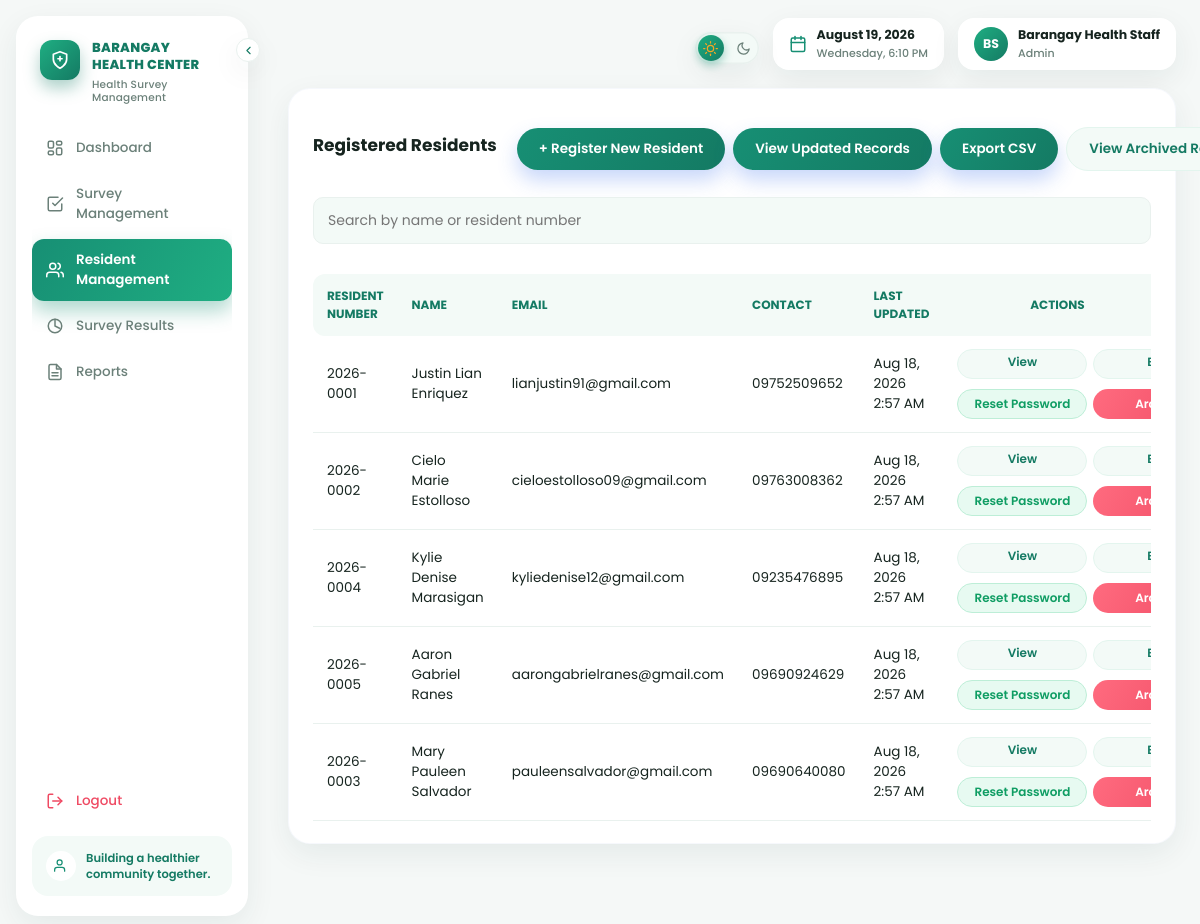
The app's page /staff/resident_management.php (signed in) with its own data.
### tables this page shows
CREATE TABLE IF NOT EXISTS residents (

    resident_id INT AUTO_INCREMENT PRIMARY KEY,

    resident_number VARCHAR(20) NOT NULL UNIQUE,

    first_name VARCHAR(50) NOT NULL,

    last_name VARCHAR(50) NOT NULL,

    middle_name VARCHAR(50),

    extension_name VARCHAR(10),

    gender ENUM(
        'Male',
        'Female'
    ) DEFAULT NULL,

    civil_status ENUM(
        'Single',
        'Married',
        'Widowed',
        'Separated',
        'Divorced'
    ) DEFAULT NULL,

    email VARCHAR(100),

    contact_number VARCHAR(20),

    address VARCHAR(150),

    birthday DATE DEFAULT NULL,

    age INT DEFAULT NULL,

    occupation VARCHAR(100),

    employer VARCHAR(100),

    employer_address VARCHAR(150),

    father_name VARCHAR(100),

    mother_name VARCHAR(100),

    spouse_name VARCHAR(100),

    spouse_occupation VARCHAR(100),

    spouse_employer VARCHAR(100),

    reference1_name VARCHAR(100),

    reference1_signature VARCHAR(100),

    reference2_name VARCHAR(100),

    reference2_signature VARCHAR(100),

    photo VARCHAR(255) DEFAULT NULL,

    status ENUM(
        'active',
        'archived'
    ) NOT NULL DEFAULT 'active',

    password VARCHAR(255) NOT NULL,

    is_first_login TINYINT(1) NOT NULL DEFAULT 1,

    created_at TIMESTAMP DEFAULT CURRENT_TIMESTAMP,

    updated_at TIMESTAMP
        DEFAULT CURRENT_TIMESTAMP
        ON UPDATE CURRENT_TIMESTAMP

);

### includes/functions.php (called while the page is built, shortened)
<?php
function e($string) {
    return htmlspecialchars($string ?? "", ENT_QUOTES, "UTF-8");
}
function full_resident_name($r) {
    $parts = [
        $r["first_name"] ?? "",
        $r["middle_name"] ?? "",
        $r["last_name"] ?? "",
    ];
    $name = trim(preg_replace("/\s+/", " ", implode(" ", array_filter($parts, fn($p) => trim((string)$p) !== ""))));
    return $name;
}
?>

### staff/resident_management.php (the view, shortened to what this page needs)
<?php
require_once __DIR__ . "/../includes/functions.php";
$search = isset($_GET["search"])
    ? trim($_GET["search"])
    : "";
$view = (isset($_GET["view"]) && $_GET["view"] === "archived")
    ? "archived"
    : "active";
$status_filter = $view === "archived" ? "archived" : "active";
if ($search !== "") {
    $like = "%" . $search . "%";
    $stmt = $conn->prepare("
        SELECT
            resident_id,
            resident_number,
            first_name,
            middle_name,
            last_name,
            extension_name,
            email,
            contact_number,
            updated_at
        FROM residents
        WHERE
            status = ?
            AND (
                resident_number LIKE ?
                OR first_name LIKE ?
                OR last_name LIKE ?
            )
        ORDER BY last_name
    ");
    $stmt->bind_param(
        "ssss",
        $status_filter,
        $like,
        $like,
        $like
    );
    $stmt->execute();
    $residents = $stmt->get_result();
} else {
    $stmt = $conn->prepare("
        SELECT
            resident_id,
            resident_number,
            first_name,
            middle_name,
            last_name,
            extension_name,
            email,
            contact_number,
            updated_at
        FROM residents
        WHERE status = ?
        ORDER BY last_name
    ");
    $stmt->bind_param("s", $status_filter);
    $stmt->execute();
    $residents = $stmt->get_result();
}
?>
<!DOCTYPE html>
<html lang="en">
<head>
<link
    rel="stylesheet"
    href="../assets/css/style.css?v=<?= filemtime(__DIR__ . "/../assets/css/style.css") ?>"
>
</head>
<body>
<?php
include __DIR__ . "/../includes/staff_nav.php";
?>
<div class="container">
<?php
include __DIR__ . "/../includes/staff_topbar.php";
?>
<div class="card card-resident">
<div class="resident-page-header">
    <h2>
        <?= $view === "archived"
            ? "Archived Residents"
            : "Registered Residents" ?>
    </h2>
    <div class="top-actions">
        <a
            class="btn"
            href="register.php"
        >
            + Register New Resident
        </a>
        <a
            class="btn"
            href="updated_records.php"
        >
            View Updated Records
        </a>
        <a
            class="btn"
            href="resident_export.php"
        >
            Export CSV
        </a>
        <?php if ($view === "archived"): ?>
            <a
                class="btn btn-secondary"
                href="resident_management.php"
            >
                Back to Active Residents
            </a>
        <?php else: ?>
            <a
                class="btn btn-secondary"
                href="resident_management.php?view=archived"
            >
                View Archived Residents
            </a>
        <?php endif; ?>
    </div>
</div>
<form
    method="GET"
    style="margin-bottom:16px;"
>
    <input
        type="text"
        name="search"
        placeholder="Search by name or resident number"
        value="<?= e($search) ?>"
    >
</form>
<div class="table-scroll">
<table>
<tr>
    <th>
        Resident Number
    </th>
    <th>
        Name
    </th>
    <th>
        Email
    </th>
    <th>
        Contact
    </th>
    <th>
        Last Updated
    </th>
    <th style="text-align: center;">
        Actions
    </th>
</tr>
<?php while (
    $r =
    $residents->fetch_assoc()
): ?>
<tr>
    <td>
        <?= e(
            $r["resident_number"]
        ) ?>
    </td>
    <td>
        <?= e(
            full_resident_name($r)
        ) ?>
    </td>
    <td>
        <?= e(
            $r["email"]
        ) ?>
    </td>
    <td>
        <?= e(
            $r["contact_number"]
        ) ?>
    </td>
    <td>
        <?=
            $r["updated_at"]
            ? e(
                date(
                    "M d, Y g:i A",
                    strtotime(
                        $r["updated_at"]
                    )
                )
            )
            : "&mdash;"
        ?>
    </td>
    <td>
        <div class="table-actions">
            <a
                class="btn btn-sm btn-secondary"
                href="resident_view.php?resident_id=<?= (int)$r["resident_id"] ?>"
            >
                View
            </a>
            <a
                class="btn btn-sm btn-secondary"
                href="resident_edit.php?resident_id=<?= (int)$r["resident_id"] ?>"
            >
            </a>
            <?php
            $resident_name_js =
                htmlspecialchars(
                    addslashes(
                        full_resident_name($r)
                    ),
                    ENT_QUOTES,
                    "UTF-8"
                );
            ?>
            <?php if ($view !== "archived"): ?>
                <button
                    type="button"
                    class="btn btn-sm btn-success-soft"
                    onclick="openConfirmModal({
                        url: 'resident_management.php?reset_password=<?= (int)$r["resident_id"] ?>',
                        title: 'Reset password?',
                        message: 'This will reset &quot;<?= $resident_name_js ?>&quot;\'s password back to their Resident Number and require them to change it on next login.',
                        confirmLabel: 'Reset Password',
                        danger: false
                    })"
                >
                    Reset Password
                </button>
                <button
                    type="button"
                    class="btn btn-sm btn-danger"
                    onclick="openConfirmModal({
                        url: 'resident_management.php?archive=<?= (int)$r["resident_id"] ?>',
                        title: 'Archive this resident?',
                        message: 'This will move &quot;<?= $resident_name_js ?>&quot; to the archived list and block their portal login. Their record is kept and can be restored anytime.',
                        confirmLabel: 'Archive',
                        danger: true
                    })"
                >
                    Archive
                </button>
            <?php endif; ?>
        </div>
    </td>
</tr>
<?php endwhile; ?>
</table>
</div>
</div>
</div>
</body>
</html>

### assets/css/style.css (style rules this page uses)
:root { --blue-900: #123832; --blue-700: #147a63; --blue-600: #178f74; --blue-500: #1fae82; --blue-400: #58c9a0; --blue-100: #e3f5ee; --blue-50: #f3faf7; --ink: #16241f; --muted: #6b8079; --line: #e9f1ee; --bg: #f5f8f7; --white: #ffffff; --green: #17c383; --red: #ef4a63; --amber: #f5a623; --radius-lg: 22px; --radius-md: 16px; --radius-sm: 10px; --shadow-card: 0 10px 30px rgba(18, 56, 50, 0.07); --shadow-pop: 0 16px 40px rgba(18, 56, 50, 0.14); --sidebar-w: 232px; --sidebar-w-collapsed: 80px; }
* { box-sizing: border-box; margin: 0; padding: 0; font-family: 'Poppins', 'Segoe UI', Arial, sans-serif; }
html { scroll-behavior: smooth; overflow-x: hidden; }
body { background: var(--bg); color: var(--ink); min-height: 100vh; overflow-x: hidden; -webkit-font-smoothing: antialiased; }
body { animation: bodyFade .5s ease both; }
a { color: inherit; }
body:has(.sidebar) { padding-left: calc(var(--sidebar-w) + 32px); padding-top: 16px; padding-bottom: 16px; transition: padding-left .22s ease; }
.container { max-width: 1440px; margin: 0 auto 22px; padding: 0 24px 32px; }
.card { background: var(--white); border-radius: var(--radius-lg); padding: 22px 24px; box-shadow: var(--shadow-card); margin-bottom: 18px; border: 1px solid rgba(43,76,168,.04); animation: cardIn .45s ease both; transition: box-shadow .25s ease, transform .25s ease; }
.card h2 { font-size: 17px; font-weight: 700; color: var(--ink); margin-bottom: 12px; }
input, select, textarea { width: 100%; padding: 12px 14px; border: 1.5px solid var(--line); border-radius: var(--radius-sm); font-size: 14px; background: var(--blue-50); color: var(--ink); transition: border-color .18s ease, box-shadow .18s ease, background .18s ease; }
button, .btn { display: inline-block; background: linear-gradient(120deg, var(--blue-600), var(--blue-700)); color: #fff; border: none; padding: 11px 22px; border-radius: 999px; font-size: 13.5px; font-weight: 600; cursor: pointer; margin-top: 16px; text-decoration: none; box-shadow: 0 10px 20px rgba(59,111,237,.28); transition: transform .18s ease, box-shadow .18s ease, filter .18s ease; margin-bottom: 8px; }
.btn-secondary { background: var(--blue-50); color: var(--blue-700); box-shadow: none; border: 1.5px solid var(--blue-100); }
.btn-danger { background: linear-gradient(120deg, #ff6b7f, var(--red)); box-shadow: 0 10px 20px rgba(239,74,99,.3); }
.btn-sm { padding: 6px 10px; font-size: 11.5px; margin-top: 0; box-shadow: none; }
.table-actions { display: grid; grid-template-columns: 96px 96px; gap: 10px 40px; width: 200px; }
.table-actions .btn { width: 130px; height: 30px; margin: 0; font-size: 12px; text-align: center; overflow: hidden; text-overflow: ellipsis; padding: 3px; }
.btn-success-soft { background: #e7faf1; color: #0f9d63; border: 1.5px solid #bdeed7; box-shadow: none; }
table { border-collapse: separate; border-spacing: 0; margin-top: 14px; overflow: auto; }
.table-scroll { width: 100%; overflow-x: auto; -webkit-overflow-scrolling: touch; }
th, td { text-align: left; padding: 13px 14px; font-size: 13.5px; }
tr { width: 500px; }
th { background: var(--blue-50); color: var(--blue-700); font-weight: 700; font-size: 12px; text-transform: uppercase; width: 500px; }
th:first-child { border-radius: 12px 0 0 12px; }
th:last-child { border-radius: 0 12px 12px 0; }
tbody tr { transition: background .15s ease; }
tbody tr td { border-bottom: 1px solid var(--line); }

### staff/resident_management.php (style rules this page uses)
.resident-page-header { display: flex; justify-content: space-between; align-items: center; gap: 20px; width: 100%; margin-bottom: 18px; }
.resident-page-header h2 { margin: 0; flex-shrink: 0; }
.resident-page-header .top-actions { display: flex; align-items: center; justify-content: flex-end; gap: 8px; flex-wrap: nowrap; white-space: nowrap; flex-shrink: 0; }
.resident-page-header .top-actions .btn { white-space: nowrap; flex-shrink: 0; }

### records on screen
residents: resident_number "2026-0001", r "Justin Lian Enriquez", email "lianjustin91@gmail.com", contact_number "09752509652", updated_at "Aug 18, 2026 2:57 AM"
residents: resident_number "2026-0002", r "Cielo Marie Estolloso", email "cieloestolloso09@gmail.com", contact_number "09763008362", updated_at "Aug 18, 2026 2:57 AM"
residents: resident_number "2026-0004", r "Kylie Denise Marasigan", email "kyliedenise12@gmail.com", contact_number "09235476895", updated_at "Aug 18, 2026 2:57 AM"
residents: resident_number "2026-0005", r "Aaron Gabriel Ranes", email "aarongabrielranes@gmail.com", contact_number "09690924629", updated_at "Aug 18, 2026 2:57 AM"
residents: resident_number "2026-0003", r "Mary Pauleen Salvador", email "pauleensalvador@gmail.com", contact_number "09690640080", updated_at "Aug 18, 2026 2:57 AM"

### other values on screen
$staff_initials "BS"
$_SESSION["staff_name"] "Barangay Health Staff"
$_SESSION["staff_role"] "Admin"
